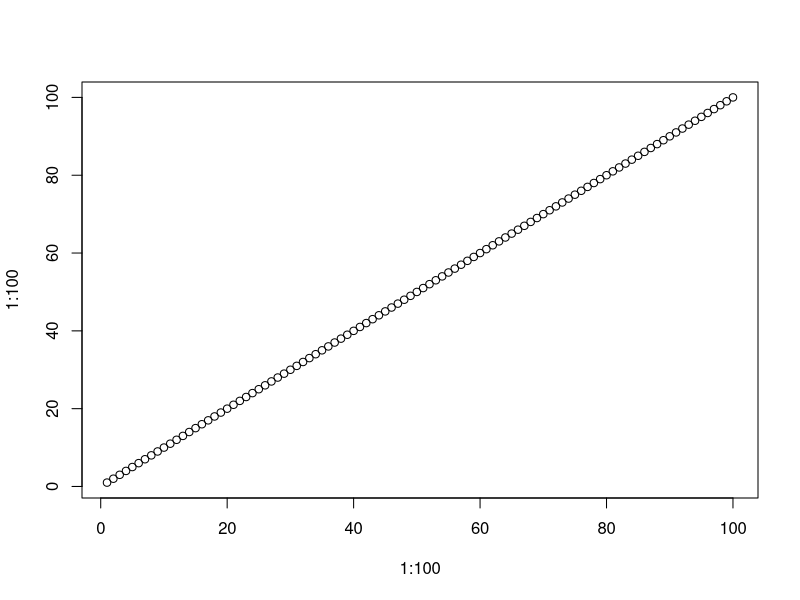

The R script that drew this image:
## ---- chunk 1
plot(1:100, 1:100)
